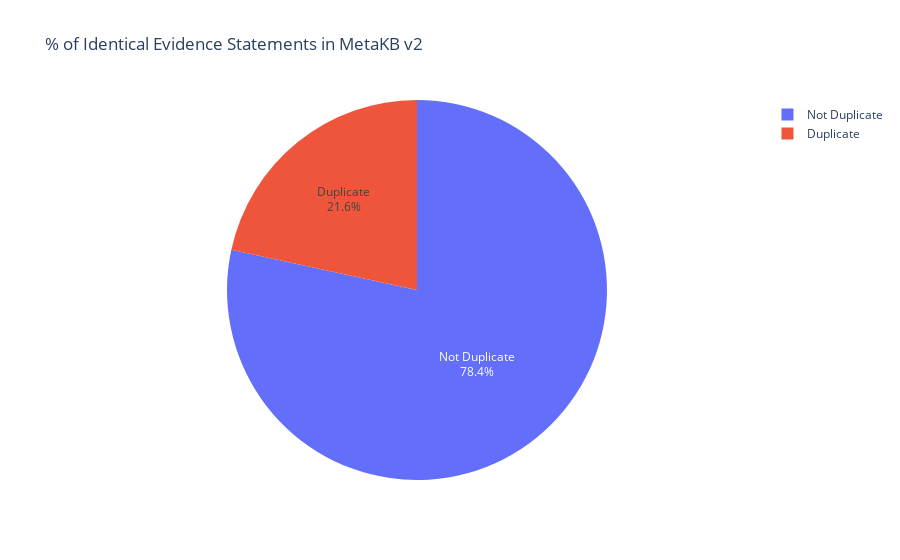

The notebook cell saved with this chart:
### Code cell
fig = px.pie(data, values='counts', names='is_duplicate', title='% of Identical Evidence Statements in MetaKB v2')
fig.update_traces(textinfo='percent+label')
fig.show()
# pio.write_image(fig, "Duplicate_statements_metakbv2_pie.png", format='png', width=800, height=800, scale=5)

### Figure 1 — Plotly figure (JSON) as saved in the notebook; plotly's stock layout.template omitted (floating-point values rounded to 4 significant figures; data arrays with more than 128 entries replaced by an {"elided": "..."} marker saying what was removed)
{"data": [{"domain": {"x": [0, 1], "y": [0, 1]}, "hovertemplate": "is_duplicate=%{label}<br>counts=%{value}<extra></extra>", "labels": {"elided": "903 str values"}, "legendgroup": "", "name": "", "showlegend": true, "textinfo": "percent+label", "type": "pie", "values": {"elided": "903 int values"}}], "layout": {"legend": {"tracegroupgap": 0}, "title": {"text": "% of Identical Evidence Statements in MetaKB v2"}}}
